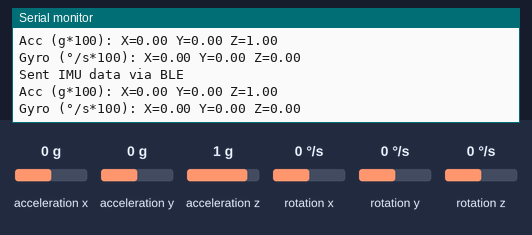
Bench run of a sketch on a simulated ESP32. Shown: the last lines printed to the serial monitor. Wiring (inferred from the names in the program): MPU-6050 motion sensor at I2C address 0x68. Inputs (shaded band) come from the test bench; at power-on: acceleration x 0 g, acceleration y 0 g, acceleration z 1 g, rotation x 0 °/s, rotation y 0 °/s, rotation z 0 °/s. Nothing arrives over Bluetooth unless stated; a phone connects over Bluetooth LE 3 s after start.

Above: at 3.9 s.
4.0 s: acceleration x set to -1.4 g
At 4.06 s:
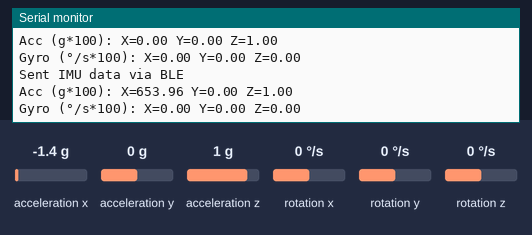
5.5 s: acceleration y set to -1.4 g
At 5.73 s:
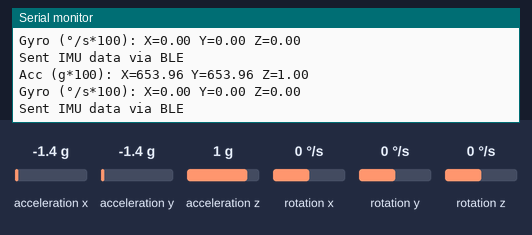
7.0 s: acceleration z set to -1.4 g
At 8.04 s:
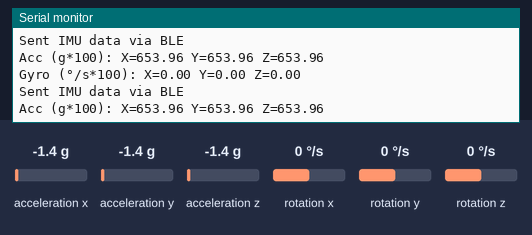
8.5 s: rotation x set to -192 °/s
At 8.57 s:
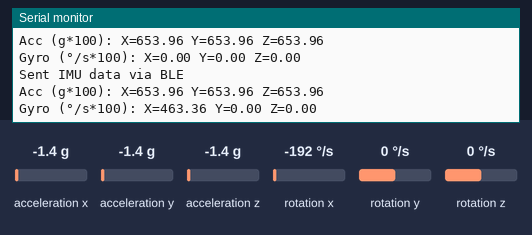
10.0 s: rotation y set to -192 °/s
At 10.04 s:
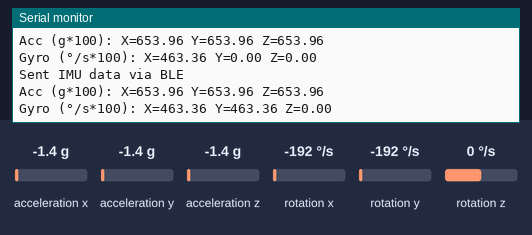

Measured:
- after the input at 4.0 s, the serial monitor: prints a new line after 0.05 s (image 1)
- after the input at 5.5 s, the serial monitor: prints a new line at once (image 2)
- after the input at 7.0 s, the serial monitor: prints a new line after 0.09 s (image 3)
- after the input at 8.5 s, the serial monitor: prints a new line after 0.07 s (image 4)
- after the input at 10.0 s, the serial monitor: prints a new line at once (image 5)

The sketch:

BLE.ino
```cpp
#include <Arduino.h>
#include <Wire.h>
#include <BLEDevice.h>
#include <BLEServer.h>
#include <BLEUtils.h>
#include <BLE2902.h>

// I2C Pins for ESP32
#define I2C_SDA 23
#define I2C_SCL 22

// MPU6050 I2C Address
const int MPU6050_ADDR = 0x68;

// MPU6050 Register Addresses
const int PWR_MGMT_1   = 0x6B;
const int ACCEL_XOUT_H = 0x3B;
const int ACCEL_YOUT_H = 0x3D;
const int ACCEL_ZOUT_H = 0x3F;
const int GYRO_XOUT_H  = 0x43;
const int GYRO_YOUT_H  = 0x45;
const int GYRO_ZOUT_H  = 0x47;

// Sensitivity Scale Factors
const float ACCEL_SENSITIVITY = 16384.0; // ±2g range -> 16384 LSB/g
const float GYRO_SENSITIVITY = 131.0;    // ±250 °/s range -> 131 LSB/(°/s)

// BLE UUIDs (matching the web app)
#define SERVICE_UUID "4fafc201-1fb5-459e-8fcc-c5c9c331914b"
#define CHARACTERISTIC_UUID "beb5483e-36e1-4688-b7f5-ea07361b26a8"

// BLE Server and Characteristic
BLEServer* pServer = NULL;
BLECharacteristic* pCharacteristic = NULL;
bool deviceConnected = false;

// Variables for raw sensor data
int16_t rawAccX, rawAccY, rawAccZ;
int16_t rawGyroX, rawGyroY, rawGyroZ;

// Callback for BLE connection status
class MyServerCallbacks : public BLEServerCallbacks {
  void onConnect(BLEServer* pServer) {
    deviceConnected = true;
    Serial.println("Device connected");
  }

  void onDisconnect(BLEServer* pServer) {
    deviceConnected = false;
    Serial.println("Device disconnected");
    // Restart advertising
    BLEDevice::startAdvertising();
  }
};

void setup() {
  Serial.begin(115200);
  while (!Serial) delay(10);
  Serial.println("ESP32 BLE MPU6050 Start");

  // Initialize I2C
  Serial.println("Initializing I2C...");
  if (!Wire.begin(I2C_SDA, I2C_SCL)) {
    Serial.println("Failed to initialize I2C.");
    // while (1) delay(10);
  }

  // Wake up MPU6050
  Serial.println("Waking up MPU6050...");
  Wire.beginTransmission(MPU6050_ADDR);
  Wire.write(PWR_MGMT_1);
  Wire.write(0x00); // Disable sleep mode
  if (Wire.endTransmission(true) != 0) {
    Serial.println("MPU6050 Wake Up failed.");
    // while (1) delay(10);
  }
  Serial.println("MPU6050 Initialized");

  // Initialize BLE
  Serial.println("Initializing BLE...");
  BLEDevice::init("MotorControl"); // Device name matches web app filter
  pServer = BLEDevice::createServer();
  pServer->setCallbacks(new MyServerCallbacks());

  // Create BLE Service
  BLEService* pService = pServer->createService(SERVICE_UUID);

  // Create BLE Characteristic
  pCharacteristic = pService->createCharacteristic(
    CHARACTERISTIC_UUID,
    BLECharacteristic::PROPERTY_READ |
    BLECharacteristic::PROPERTY_WRITE |
    BLECharacteristic::PROPERTY_NOTIFY
  );
  pCharacteristic->addDescriptor(new BLE2902()); // Enable notifications

  // Start the service
  pService->start();

  // Start advertising
  BLEAdvertising* pAdvertising = BLEDevice::getAdvertising();
  pAdvertising->addServiceUUID(SERVICE_UUID);
  pAdvertising->setScanResponse(true);
  pAdvertising->setMinPreferred(0x06); // Helps with iPhone connectivity
  BLEDevice::startAdvertising();
  Serial.println("BLE Advertising started");
}

void loop() {
  if (!deviceConnected) {
    delay(500); // Wait for connection
    return;
  }

  // Read Accelerometer Data
  Wire.beginTransmission(MPU6050_ADDR);
  Wire.write(ACCEL_XOUT_H);
  Wire.endTransmission(false);
  if (Wire.requestFrom(MPU6050_ADDR, 6, true) == 6) {
    rawAccX = (Wire.read() << 8) | Wire.read();
    rawAccY = (Wire.read() << 8) | Wire.read();
    rawAccZ = (Wire.read() << 8) | Wire.read();
  } else {
    Serial.println("Failed to read Accel data");
    rawAccX = rawAccY = rawAccZ = 0;
  }

  // Read Gyroscope Data
  Wire.beginTransmission(MPU6050_ADDR);
  Wire.write(GYRO_XOUT_H);
  Wire.endTransmission(false);
  if (Wire.requestFrom(MPU6050_ADDR, 6, true) == 6) {
    rawGyroX = (Wire.read() << 8) | Wire.read();
    rawGyroY = (Wire.read() << 8) | Wire.read();
    rawGyroZ = (Wire.read() << 8) | Wire.read();
  } else {
    Serial.println("Failed to read Gyro data");
    rawGyroX = rawGyroY = rawGyroZ = 0;
  }

  // Convert to scaled values and prepare for BLE
  // Web app expects values scaled by 100 (e.g., g * 100, °/s * 100)
  uint16_t ax = (uint16_t)((rawAccX / ACCEL_SENSITIVITY) * 100);
  uint16_t ay = (uint16_t)((rawAccY / ACCEL_SENSITIVITY) * 100);
  uint16_t az = (uint16_t)((rawAccZ / ACCEL_SENSITIVITY) * 100);
  uint16_t gx = (uint16_t)((rawGyroX / GYRO_SENSITIVITY) * 100);
  uint16_t gy = (uint16_t)((rawGyroY / GYRO_SENSITIVITY) * 100);
  uint16_t gz = (uint16_t)((rawGyroZ / GYRO_SENSITIVITY) * 100);

  // Prepare BLE data packet (matches web app format: type 0x02 + 12 bytes)
  uint8_t data[13];
  data[0] = 0x02; // Type identifier for IMU data
  // High and low bytes for each value
  data[1] = (ax >> 8) & 0xFF; data[2] = ax & 0xFF;
  data[3] = (ay >> 8) & 0xFF; data[4] = ay & 0xFF;
  data[5] = (az >> 8) & 0xFF; data[6] = az & 0xFF;
  data[7] = (gx >> 8) & 0xFF; data[8] = gx & 0xFF;
  data[9] = (gy >> 8) & 0xFF; data[10] = gy & 0xFF;
  data[11] = (gz >> 8) & 0xFF; data[12] = gz & 0xFF;

  // Send data via BLE notification
  pCharacteristic->setValue(data, 13);
  pCharacteristic->notify();
  Serial.println("Sent IMU data via BLE");

  // Print data for debugging
  Serial.print("Acc (g*100): X="); Serial.print(ax / 100.0, 2);
  Serial.print(" Y="); Serial.print(ay / 100.0, 2);
  Serial.print(" Z="); Serial.println(az / 100.0, 2);
  Serial.print("Gyro (°/s*100): X="); Serial.print(gx / 100.0, 2);
  Serial.print(" Y="); Serial.print(gy / 100.0, 2);
  Serial.print(" Z="); Serial.println(gz / 100.0, 2);

  delay(100); // Adjust delay to control data rate (10Hz update rate)
}
```
